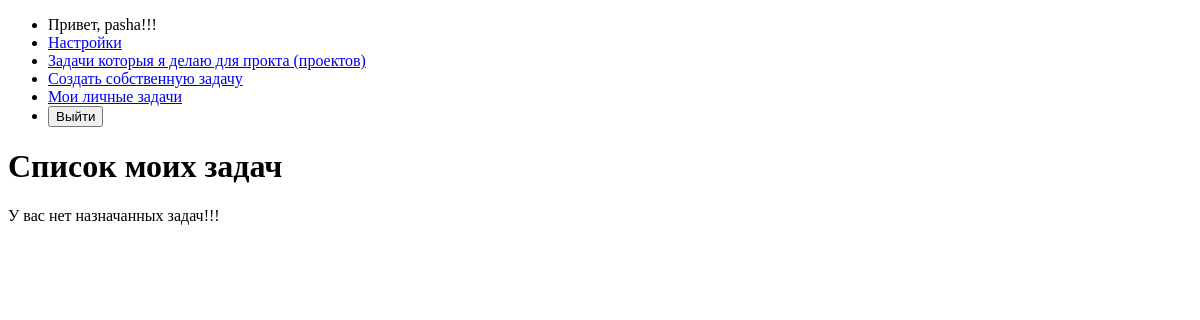
Before: /main/ (signed in) with the older database file.
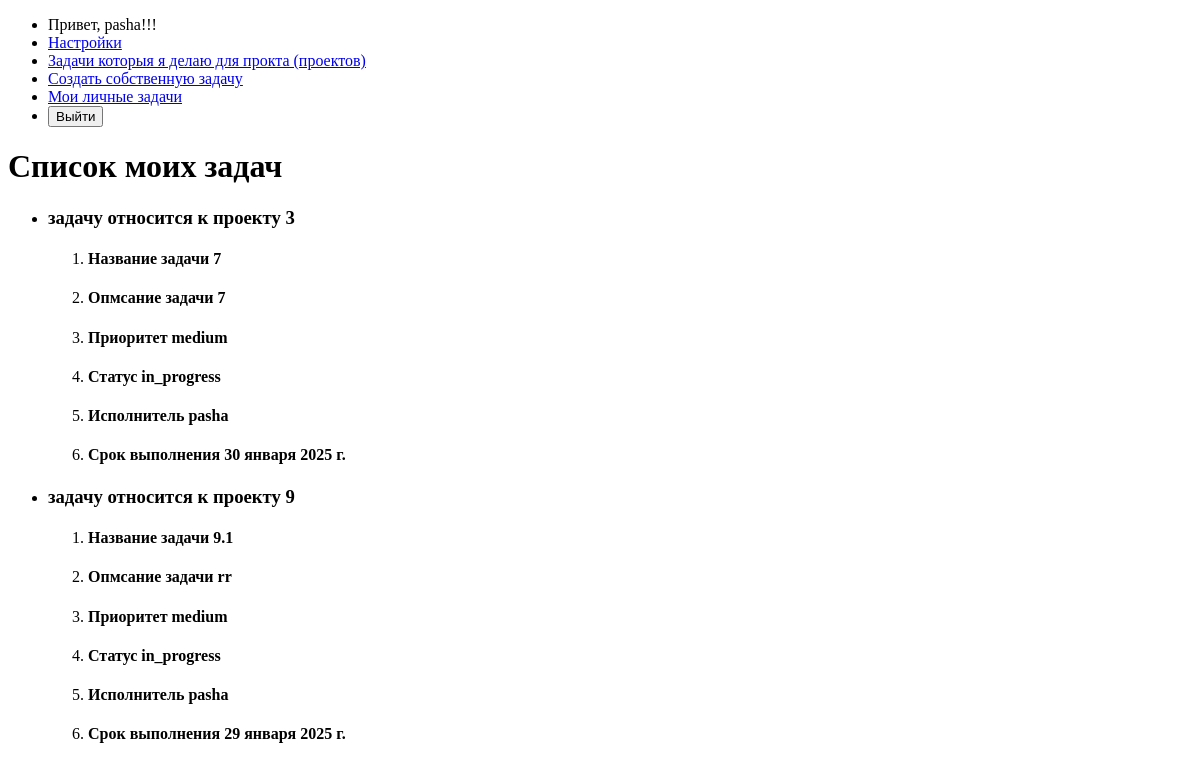
After: the same page with the newer database file.
### TM/models.py (models this page shows, shortened)
class Task(models.Model):
    PRIORITY = [
        ('high', 'Высокий'),
        ('medium', 'Средний'),
        ('low', 'Низкий')
    ]
    ACCOMPLISHMENTS_STATUS = [   # СТАТУС ДОСТИЖЕНИЙ
        ('in_progress', 'в работе'),
        ('on_review', 'На проверке'),
        ('completed', 'Выполнена'),
        ('canceled', 'Отменена')
    ]
    project = models.ForeignKey(Project, on_delete = models.CASCADE, related_name = 'tasks', verbose_name = 'Проект')
    name_task = models.CharField(max_length= 255, verbose_name = 'Название задачи')
    description = models.TextField(blank= True, verbose_name = 'Опмсание задачи')
    priority = models.CharField(max_length = 15, choices = PRIORITY, default = 'medium', verbose_name = 'Приоритет')
    status = models.CharField(max_length = 20, choices = ACCOMPLISHMENTS_STATUS, default = 'in_progress', verbose_name = 'Статус')
    executor = models.ForeignKey(User, on_delete = models.SET_NULL, null = True, blank = True, related_name = 'assigned_tasks', verbose_name = 'Исполнитель')
    due_date = models.DateField(verbose_name = 'Срок выполнения')
    date_creation = models.DateTimeField(auto_now_add = True, verbose_name = 'Дата создания')
    date_update = models.DateTimeField(auto_now = True, verbose_name = 'Дата обновления')
    class Meta:
        verbose_name = 'Задача'
        verbose_name_plural = 'Задачи'

class Project(models.Model):
    name = models.CharField(max_length = 255, unique = True, verbose_name = 'Название проекта')
    description = models.TextField(verbose_name = 'Описание проекта')
    end_date = models.DateField(verbose_name = 'Дфта окончания')
    creator = models.ForeignKey(User, on_delete = models.CASCADE, related_name = 'created_projects', verbose_name = 'Создатель')
    date_creation = models.DateTimeField(auto_now_add=True, verbose_name = 'Дата создания')
    class Meta:
        verbose_name = 'Проект'
        verbose_name_plural = 'Проекты'
    def __str__(self):
        return self.name

### TM/views.py (the view)
# urls.py: path('main/', views.main_page, name='main_page'),
def main_page(request):
    if request.user.is_authenticated:
        my_task = Task.objects.filter(executor = request.user)
        return render(request, 'TM/main_page.html', {'my_task': my_task})
    else:
        return render(request, 'TM/main_page.html')

### templates/TM/main_page.html (shortened to what this page needs)
{% extends 'TM/base.html' %}
{% block content %}
    <h1>Список моих задач</h1>
    <div>
        {% if my_task %}
                {% for task in my_task %}
                    <div>
                        <ul>
                        <li>
                            <h3>задачу относится к проекту {{ task.project }} </h3>
                        </li>
                        </ul>
                        <ul>
                        <ol>
                            <li><h4>Название задачи {{ task.name_task }}</h4></li>
                            <li><h4>Опмсание задачи {{ task.description }}</h4></li>
                            <li><h4>Приоритет {{ task.priority }}</h4></li>
                            <li><h4>Статус {{ task.status }}</h4></li>
                            <li><h4>Исполнитель {{ task.executor }}</h4></li>
                            <li><h4>Срок выполнения {{ task.due_date }}</h4></li>
                        </ol>
                        </ul>
                    </div>
                {% endfor %}
        {% else %}
            <p>У вас нет назначанных задач!!!</p>
        {% endif %}
    </div>
{% endblock %}

### templates/TM/base.html (shortened to what this page needs)
<!DOCTYPE html>
<html lang="ru">
<head>
</head>
<body>
    {% if request.user.is_authenticated %}
        <nav>
            <div>
                <ul>
                    <li>
                        <span>Привет, {{ request.user.username }}!!!</span>
                    </li>
                    <li>
                        <a href = "{% url 'settings' %}">Настройки</a>
                    </li>
                    {% if request.user.is_staff %}
                        <li>
                            <a href = "{% url 'new_task' %}">Создать новую задачу к проекту</a>
                        </li>
                        <li>
                            <a href = "{% url 'new_project' %}">Создать новый проект</a>
                        </li>
                    {% else %}
                        <li>
                            <a href = "{% url 'tasksIDo' %}">Задачи которыя я делаю для прокта (проектов)</a>
                        </li>
                        <li>
                            <a href = "{% url 'new_my_task' %}">Создать собственную задачу</a>
                        </li>
                        <li>
                            <a href = "{% url 'my_own_task' %}">Мои личные задачи</a>
                        </li>
                    {% endif %}
                    <li>
                        <form method="post" action="{% url 'logout' %}">
                            <button type="submit" >Выйти</button>
                        </form>
                    </li>
                </ul>
            </div>
        </nav>
        <div>
            {% block content %}
            {% endblock %}
        </div>
    {% else %}
        <p>Что бы зайти на эту страницу вам нужно ввойти в свой профиль</p>
        <a href="{% url 'login' %}">Вход в профиль</a>
    {% endif %}
</body>
</html>

Changed rows visible on the page:
added Task: project "3", name_task "7", description "7", priority "medium", status "in_progress", executor "pasha", due_date "30 января 2025 г."
added Task: project "9", name_task "9.1", description "rr", priority "medium", status "in_progress", executor "pasha", due_date "29 января 2025 г."
Other visible differences:
text no longer shown: "У вас нет назначанных задач!!!"
